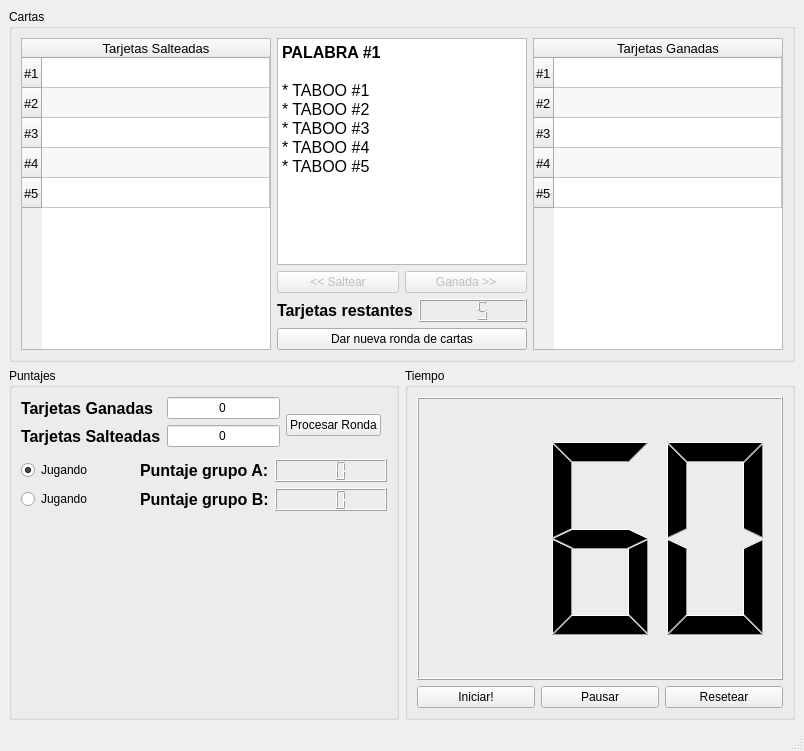
<?xml version="1.0" encoding="UTF-8"?>
<ui version="4.0">
 <class>TabooWords</class>
 <widget class="QMainWindow" name="TabooWords">
  <property name="geometry">
   <rect>
    <x>0</x>
    <y>0</y>
    <width>804</width>
    <height>751</height>
   </rect>
  </property>
  <property name="windowTitle">
   <string>Taboo words</string>
  </property>
  <widget class="QWidget" name="centralwidget">
   <layout class="QGridLayout" name="gridLayout_8">
    <item row="0" column="0" colspan="2">
     <widget class="QGroupBox" name="groupBox_3">
      <property name="title">
       <string>Cartas</string>
      </property>
      <layout class="QGridLayout" name="gridLayout_7">
       <item row="0" column="0">
        <layout class="QGridLayout" name="gridLayout_5">
         <item row="0" column="1">
          <layout class="QGridLayout" name="glCard">
           <item row="0" column="0">
            <widget class="QTextEdit" name="qteCard">
             <property name="readOnly">
              <bool>true</bool>
             </property>
             <property name="html">
              <string>&lt;!DOCTYPE HTML PUBLIC &quot;-//W3C//DTD HTML 4.0//EN&quot; &quot;http://www.w3.org/TR/REC-html40/strict.dtd&quot;&gt;
&lt;html&gt;&lt;head&gt;&lt;meta name=&quot;qrichtext&quot; content=&quot;1&quot; /&gt;&lt;style type=&quot;text/css&quot;&gt;
p, li { white-space: pre-wrap; }
&lt;/style&gt;&lt;/head&gt;&lt;body style=&quot; font-family:'Liberation Sans'; font-size:10pt; font-weight:400; font-style:normal;&quot;&gt;
&lt;p style=&quot; margin-top:0px; margin-bottom:0px; margin-left:0px; margin-right:0px; -qt-block-indent:0; text-indent:0px;&quot;&gt;&lt;span style=&quot; font-family:'DejaVu Sans'; font-size:12pt; font-weight:600;&quot;&gt;PALABRA #1&lt;/span&gt;&lt;/p&gt;
&lt;p style=&quot;-qt-paragraph-type:empty; margin-top:0px; margin-bottom:0px; margin-left:0px; margin-right:0px; -qt-block-indent:0; text-indent:0px; font-family:'DejaVu Sans'; font-size:12pt;&quot;&gt;&lt;br /&gt;&lt;/p&gt;
&lt;p style=&quot; margin-top:0px; margin-bottom:0px; margin-left:0px; margin-right:0px; -qt-block-indent:0; text-indent:0px;&quot;&gt;&lt;span style=&quot; font-family:'DejaVu Sans'; font-size:12pt;&quot;&gt;* TABOO #1&lt;/span&gt;&lt;/p&gt;
&lt;p style=&quot; margin-top:0px; margin-bottom:0px; margin-left:0px; margin-right:0px; -qt-block-indent:0; text-indent:0px;&quot;&gt;&lt;span style=&quot; font-family:'DejaVu Sans'; font-size:12pt;&quot;&gt;* TABOO #2&lt;/span&gt;&lt;/p&gt;
&lt;p style=&quot; margin-top:0px; margin-bottom:0px; margin-left:0px; margin-right:0px; -qt-block-indent:0; text-indent:0px;&quot;&gt;&lt;span style=&quot; font-family:'DejaVu Sans'; font-size:12pt;&quot;&gt;* TABOO #3&lt;/span&gt;&lt;/p&gt;
&lt;p style=&quot; margin-top:0px; margin-bottom:0px; margin-left:0px; margin-right:0px; -qt-block-indent:0; text-indent:0px;&quot;&gt;&lt;span style=&quot; font-family:'DejaVu Sans'; font-size:12pt;&quot;&gt;* TABOO #4&lt;/span&gt;&lt;/p&gt;
&lt;p style=&quot; margin-top:0px; margin-bottom:0px; margin-left:0px; margin-right:0px; -qt-block-indent:0; text-indent:0px;&quot;&gt;&lt;span style=&quot; font-family:'DejaVu Sans'; font-size:12pt;&quot;&gt;* TABOO #5&lt;/span&gt;&lt;/p&gt;&lt;/body&gt;&lt;/html&gt;</string>
             </property>
            </widget>
           </item>
           <item row="1" column="0">
            <layout class="QHBoxLayout" name="horizontalLayout_2">
             <item>
              <widget class="QPushButton" name="pbSkip">
               <property name="enabled">
                <bool>false</bool>
               </property>
               <property name="text">
                <string>&lt;&lt; Saltear</string>
               </property>
              </widget>
             </item>
             <item>
              <widget class="QPushButton" name="pbWin">
               <property name="enabled">
                <bool>false</bool>
               </property>
               <property name="text">
                <string>Ganada &gt;&gt;</string>
               </property>
              </widget>
             </item>
            </layout>
           </item>
          </layout>
         </item>
         <item row="1" column="1">
          <layout class="QGridLayout" name="gridLayout">
           <item row="0" column="0">
            <widget class="QLabel" name="tlRemainingCards">
             <property name="font">
              <font>
               <pointsize>12</pointsize>
               <weight>75</weight>
               <bold>true</bold>
              </font>
             </property>
             <property name="text">
              <string>Tarjetas restantes</string>
             </property>
            </widget>
           </item>
           <item row="0" column="1">
            <widget class="QLCDNumber" name="lcdRemainingCards">
             <property name="numDigits">
              <number>3</number>
             </property>
             <property name="intValue" stdset="0">
              <number>5</number>
             </property>
            </widget>
           </item>
           <item row="1" column="0" colspan="2">
            <widget class="QPushButton" name="pbNewCardsRound">
             <property name="text">
              <string>Dar nueva ronda de cartas</string>
             </property>
            </widget>
           </item>
          </layout>
         </item>
         <item row="0" column="0" rowspan="2">
          <widget class="QTableWidget" name="twSkippedCards">
           <property name="font">
            <font>
             <pointsize>10</pointsize>
            </font>
           </property>
           <property name="editTriggers">
            <set>QAbstractItemView::NoEditTriggers</set>
           </property>
           <property name="alternatingRowColors">
            <bool>true</bool>
           </property>
           <attribute name="horizontalHeaderStretchLastSection">
            <bool>true</bool>
           </attribute>
           <row>
            <property name="text">
             <string>#1</string>
            </property>
           </row>
           <row>
            <property name="text">
             <string>#2</string>
            </property>
           </row>
           <row>
            <property name="text">
             <string>#3</string>
            </property>
           </row>
           <row>
            <property name="text">
             <string>#4</string>
            </property>
           </row>
           <row>
            <property name="text">
             <string>#5</string>
            </property>
           </row>
           <column>
            <property name="text">
             <string>Tarjetas Salteadas</string>
            </property>
           </column>
          </widget>
         </item>
         <item row="0" column="2" rowspan="2">
          <widget class="QTableWidget" name="twGuessedCards">
           <property name="font">
            <font>
             <pointsize>10</pointsize>
            </font>
           </property>
           <property name="editTriggers">
            <set>QAbstractItemView::NoEditTriggers</set>
           </property>
           <property name="alternatingRowColors">
            <bool>true</bool>
           </property>
           <property name="showGrid">
            <bool>true</bool>
           </property>
           <property name="gridStyle">
            <enum>Qt::SolidLine</enum>
           </property>
           <attribute name="horizontalHeaderStretchLastSection">
            <bool>true</bool>
           </attribute>
           <attribute name="verticalHeaderVisible">
            <bool>true</bool>
           </attribute>
           <row>
            <property name="text">
             <string>#1</string>
            </property>
           </row>
           <row>
            <property name="text">
             <string>#2</string>
            </property>
           </row>
           <row>
            <property name="text">
             <string>#3</string>
            </property>
           </row>
           <row>
            <property name="text">
             <string>#4</string>
            </property>
           </row>
           <row>
            <property name="text">
             <string>#5</string>
            </property>
           </row>
           <column>
            <property name="text">
             <string>Tarjetas Ganadas</string>
            </property>
           </column>
          </widget>
         </item>
        </layout>
       </item>
      </layout>
     </widget>
    </item>
    <item row="1" column="0">
     <widget class="QGroupBox" name="groupBox">
      <property name="title">
       <string>Puntajes</string>
      </property>
      <layout class="QGridLayout" name="gridLayout_4">
       <item row="1" column="0">
        <layout class="QGridLayout" name="gridLayout_2">
         <item row="0" column="2" rowspan="3">
          <widget class="QPushButton" name="pbProcessRound">
           <property name="text">
            <string>Procesar Ronda</string>
           </property>
          </widget>
         </item>
         <item row="0" column="1">
          <widget class="QLineEdit" name="leGuessedCards">
           <property name="text">
            <string>0</string>
           </property>
           <property name="alignment">
            <set>Qt::AlignCenter</set>
           </property>
          </widget>
         </item>
         <item row="1" column="0">
          <widget class="QLabel" name="tlDiscardedCards">
           <property name="font">
            <font>
             <pointsize>12</pointsize>
             <weight>75</weight>
             <bold>true</bold>
            </font>
           </property>
           <property name="text">
            <string>Tarjetas Salteadas</string>
           </property>
          </widget>
         </item>
         <item row="0" column="0">
          <widget class="QLabel" name="tlGuessedCards">
           <property name="font">
            <font>
             <pointsize>12</pointsize>
             <weight>75</weight>
             <bold>true</bold>
            </font>
           </property>
           <property name="text">
            <string>Tarjetas Ganadas</string>
           </property>
          </widget>
         </item>
         <item row="1" column="1">
          <widget class="QLineEdit" name="leSkippedCards">
           <property name="text">
            <string>0</string>
           </property>
           <property name="alignment">
            <set>Qt::AlignCenter</set>
           </property>
          </widget>
         </item>
        </layout>
       </item>
       <item row="3" column="0" colspan="2">
        <layout class="QGridLayout" name="glScores">
         <item row="1" column="1">
          <widget class="QLabel" name="tlScoreTeamB">
           <property name="font">
            <font>
             <pointsize>12</pointsize>
             <weight>75</weight>
             <bold>true</bold>
            </font>
           </property>
           <property name="text">
            <string>Puntaje grupo B:</string>
           </property>
          </widget>
         </item>
         <item row="0" column="1">
          <widget class="QLabel" name="tlScoreTeamA">
           <property name="font">
            <font>
             <pointsize>12</pointsize>
             <weight>75</weight>
             <bold>true</bold>
            </font>
           </property>
           <property name="text">
            <string>Puntaje grupo A:</string>
           </property>
          </widget>
         </item>
         <item row="0" column="2">
          <widget class="QLCDNumber" name="lcdScoreTeamA">
           <property name="numDigits">
            <number>3</number>
           </property>
          </widget>
         </item>
         <item row="1" column="2">
          <widget class="QLCDNumber" name="lcdScoreTeamB">
           <property name="numDigits">
            <number>3</number>
           </property>
          </widget>
         </item>
         <item row="0" column="0">
          <widget class="QRadioButton" name="rbPlayingA">
           <property name="text">
            <string>Jugando</string>
           </property>
           <property name="checked">
            <bool>true</bool>
           </property>
          </widget>
         </item>
         <item row="1" column="0">
          <widget class="QRadioButton" name="rbPlayingB">
           <property name="text">
            <string>Jugando</string>
           </property>
          </widget>
         </item>
        </layout>
       </item>
       <item row="0" column="0">
        <layout class="QGridLayout" name="gridLayout_6"/>
       </item>
       <item row="4" column="0">
        <spacer name="verticalSpacer">
         <property name="orientation">
          <enum>Qt::Vertical</enum>
         </property>
         <property name="sizeHint" stdset="0">
          <size>
           <width>20</width>
           <height>40</height>
          </size>
         </property>
        </spacer>
       </item>
      </layout>
     </widget>
    </item>
    <item row="1" column="1">
     <widget class="QGroupBox" name="groupBox_2">
      <property name="title">
       <string>Tiempo</string>
      </property>
      <layout class="QGridLayout" name="gridLayout_3">
       <item row="0" column="0">
        <layout class="QGridLayout" name="glTimer">
         <item row="1" column="0">
          <layout class="QHBoxLayout" name="horizontalLayout">
           <item>
            <widget class="QPushButton" name="pbTimerStart">
             <property name="text">
              <string>Iniciar!</string>
             </property>
            </widget>
           </item>
           <item>
            <widget class="QPushButton" name="pbTimerPause">
             <property name="text">
              <string>Pausar</string>
             </property>
            </widget>
           </item>
           <item>
            <widget class="QPushButton" name="pbTimerReset">
             <property name="text">
              <string>Resetear</string>
             </property>
            </widget>
           </item>
          </layout>
         </item>
         <item row="0" column="0">
          <widget class="QTimerWidget" name="lcdTimer">
           <property name="sizePolicy">
            <sizepolicy hsizetype="Expanding" vsizetype="Expanding">
             <horstretch>0</horstretch>
             <verstretch>0</verstretch>
            </sizepolicy>
           </property>
           <property name="font">
            <font>
             <weight>50</weight>
             <bold>false</bold>
            </font>
           </property>
           <property name="numDigits">
            <number>3</number>
           </property>
           <property name="segmentStyle">
            <enum>QLCDNumber::Filled</enum>
           </property>
           <property name="intValue" stdset="0">
            <number>60</number>
           </property>
          </widget>
         </item>
        </layout>
       </item>
      </layout>
     </widget>
    </item>
   </layout>
  </widget>
  <widget class="QMenuBar" name="menubar">
   <property name="geometry">
    <rect>
     <x>0</x>
     <y>0</y>
     <width>804</width>
     <height>22</height>
    </rect>
   </property>
  </widget>
  <widget class="QStatusBar" name="statusbar"/>
 </widget>
 <customwidgets>
  <customwidget>
   <class>QTimerWidget</class>
   <extends>QLCDNumber</extends>
   <header>qtimerwidget</header>
  </customwidget>
 </customwidgets>
 <resources/>
 <connections/>
</ui>
